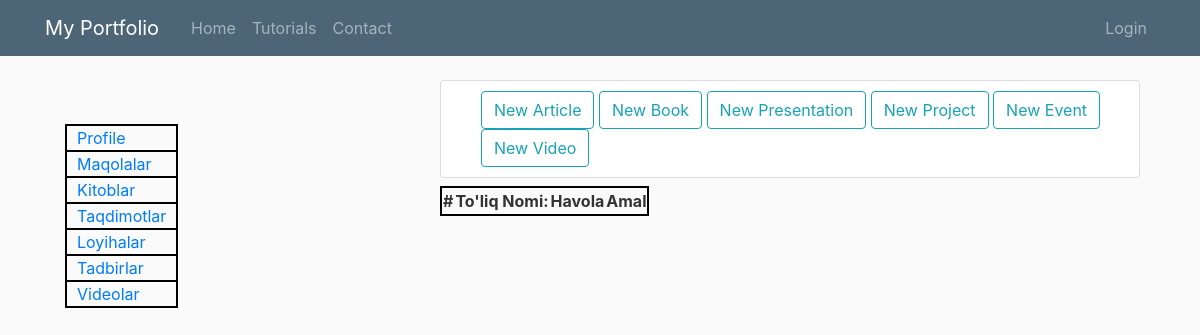
Page /videos/ on the earlier database version.
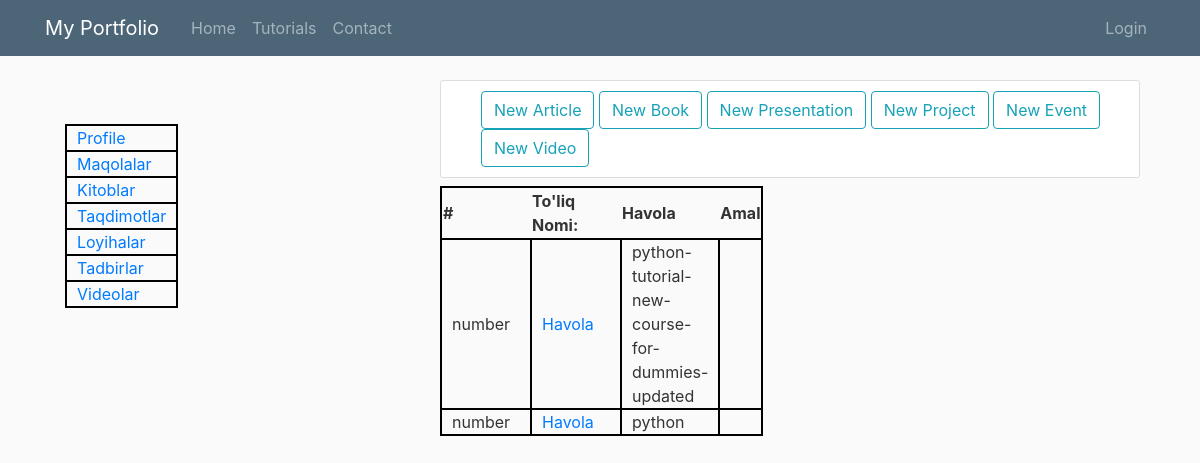
Same page on the later database version.
### Videos/models.py (models this page shows, shortened)
class Videos(models.Model):
    name = models.CharField(max_length=1000)
    file = models.FileField(blank=True,null=True, upload_to="Events")
    author = models.ForeignKey(User, on_delete=models.CASCADE)
    slug = models.SlugField(blank=False, max_length=1000)
    link = models.URLField(blank=True, null=True)
    pub_date = models.DateTimeField(auto_now_add=True)
    up_date = models.DateTimeField(auto_now=True)
    class Meta:
        verbose_name = 'Video'
        verbose_name_plural = "Videos"

### Videos/views.py (the view)
# urls.py: path('', VideosList.as_view(), name="videos"),
class VideosList(ListView):
    model = Videos
    template_name = 'articles.html'
    ordering = ['-up_date']
    context_object_name = 'objects'

### templatetags/class_name.py (called while the page is built)
@register.filter()
def class_name(value):
    return value.__class__.__name__

### templates/articles.html (shortened to what this page needs)
{% extends 'base.html' %}
{% load class_name %}
{% block content %}
<div class="content-section">
    <ul name="My works" id="myworks">
        <ls value="article"><a style="text-align: right;" href="{% url 'articles_create' %}" class="btn btn-outline-info">New Article</a></ls>
        <ls value="book"><a style="text-align: right;" href="{% url 'books_create' %}" class="btn btn-outline-info">New Book</a></ls>
        <ls value="presentation"><a style="text-align: right;" href="{% url 'presentations_create' %}" class="btn btn-outline-info">New Presentation</a></ls>
        <ls value="project"><a style="text-align: right;" href="{% url 'projects_create' %}" class="btn btn-outline-info">New Project</a></ls>
        <ls value="event"><a style="text-align: right;" href="{% url 'events_create' %}" class="btn btn-outline-info">New Event</a></ls>
        <ls value="video"><a style="text-align: right;" href="{% url 'videos_create' %}" class="btn btn-outline-info">New Video</a></ls>
    </ul>
</div>
<table>
    <tr>
        <th>#</th>
        <th>To'liq Nomi:</th>
        <th>Havola</th>
        <th>Amal</th>
    </tr>
    {% for article in objects %}
        {% with article|class_name as klass %}
        <tr>
            <td>number</td>
            {% if article.file %}
            <td><a href='{{ article.file.url }}' download>{{ article.name}}</a></td>
            {% elif article.link %}
            <td><a href="{{ article.link }}">Havola</a></td>
            {% endif %}
            <td>{{ article.slug }}</td>
        </tr>
        {% endwith %}
    {% endfor %}
</table>
{% endblock %}

### templates/base.html (shortened to what this page needs)
{% load crispy_forms_tags %}
<!DOCTYPE html>
<html lang="en">
<head>
    <link rel="stylesheet" href="https://stackpath.bootstrapcdn.com/bootstrap/4.3.1/css/bootstrap.min.css">
</head>
<body>
    <header class="site-header">
        <nav class="navbar navbar-expand-md navbar-dark bg-steel fixed-top">
          <div class="container">
            <a class="navbar-brand mr-4" href="/">My Portfolio</a>
            <div class="collapse navbar-collapse" id="navbarToggle">
              <div class="navbar-nav mr-auto">
                <a class="nav-item nav-link" href="{% url 'blog-home' %}">Home</a>
                <a class="nav-item nav-link" href="#">Tutorials</a>
                <a class="nav-item nav-link" href="#">Contact</a>
              </div>
              <div class="navbar-nav">
                {% if user.is_authenticated %}
                <a class="nav-item nav-link" href="{% url 'profile' %}">{{user.username}}</a>
                <a class="nav-item nav-link" href="{% url 'logout' %}">Logout</a>
                {% else %}
                <a class="nav-item nav-link" href="{% url 'login' %}">Login</a>
                {% endif %}
              </div>
            </div>
          </div>
        </nav>
      </header>
    <div class="container">
      <div class="row">
        <div class="col-md-4">
          <table style="margin: 20px; width:30px; height:15px;">
            <tr><td><a href="{% url 'profile'%}">Profile</a></td></tr>
            <tr><td><a href="{% url 'articles' %}">Maqolalar</a></td></tr>
            <tr><td><a href="{% url 'books' %}">Kitoblar</a></td></tr>
            <tr><td><a href="{% url 'presentations' %}">Taqdimotlar</a></td></tr>
            <tr><td><a href="{% url 'projects' %}">Loyihalar</a></td></tr>
            <tr><td><a href="{% url 'events' %}">Tadbirlar</a></td></tr>
            <tr><td><a href="{% url 'books' %}">Videolar</a></td></tr>
          </table>
        </div>
          <div class="col-md-8">
            <div class="container">
              {% block content %}{% endblock content %}
            </div>
       </div>
</body>
</html>

### templates/base.html (style rules this page uses)
body { background: #fafafa; color: #333333; margin-top: 5rem; }
ul { margin: 0; }
.bg-steel { background-color: #4c6577; }
.site-header .navbar-nav .nav-link { color: #a3b4be; }
tr, td { border: 2px black solid; padding: 0 10px; width:90px; height:25px; }
.content-section { background: #ffffff; padding: 10px 0px; border: 1px solid #dddddd; border-radius: 3px; }

Differences in the rows shown:
added Videos: slug "python-tutorial-new-course-for-dummies-updated"
added Videos: slug "python"
